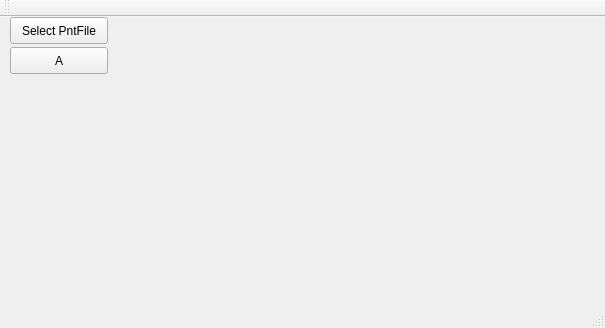
<?xml version="1.0" encoding="UTF-8"?>
<ui version="4.0">
 <class>MainWindow</class>
 <widget class="QMainWindow" name="MainWindow">
  <property name="geometry">
   <rect>
    <x>0</x>
    <y>0</y>
    <width>605</width>
    <height>328</height>
   </rect>
  </property>
  <property name="windowTitle">
   <string>MainWindow</string>
  </property>
  <widget class="QWidget" name="centralWidget">
   <widget class="QPushButton" name="pushButton">
    <property name="geometry">
     <rect>
      <x>10</x>
      <y>0</y>
      <width>98</width>
      <height>27</height>
     </rect>
    </property>
    <property name="text">
     <string>Select PntFile</string>
    </property>
   </widget>
   <widget class="QPushButton" name="pushButton_2">
    <property name="geometry">
     <rect>
      <x>10</x>
      <y>30</y>
      <width>98</width>
      <height>27</height>
     </rect>
    </property>
    <property name="text">
     <string>A</string>
    </property>
   </widget>
  </widget>
  <widget class="QMenuBar" name="menuBar">
   <property name="geometry">
    <rect>
     <x>0</x>
     <y>0</y>
     <width>605</width>
     <height>25</height>
    </rect>
   </property>
  </widget>
  <widget class="QToolBar" name="mainToolBar">
   <attribute name="toolBarArea">
    <enum>TopToolBarArea</enum>
   </attribute>
   <attribute name="toolBarBreak">
    <bool>false</bool>
   </attribute>
  </widget>
  <widget class="QStatusBar" name="statusBar"/>
 </widget>
 <layoutdefault spacing="6" margin="11"/>
 <resources/>
 <connections/>
</ui>
